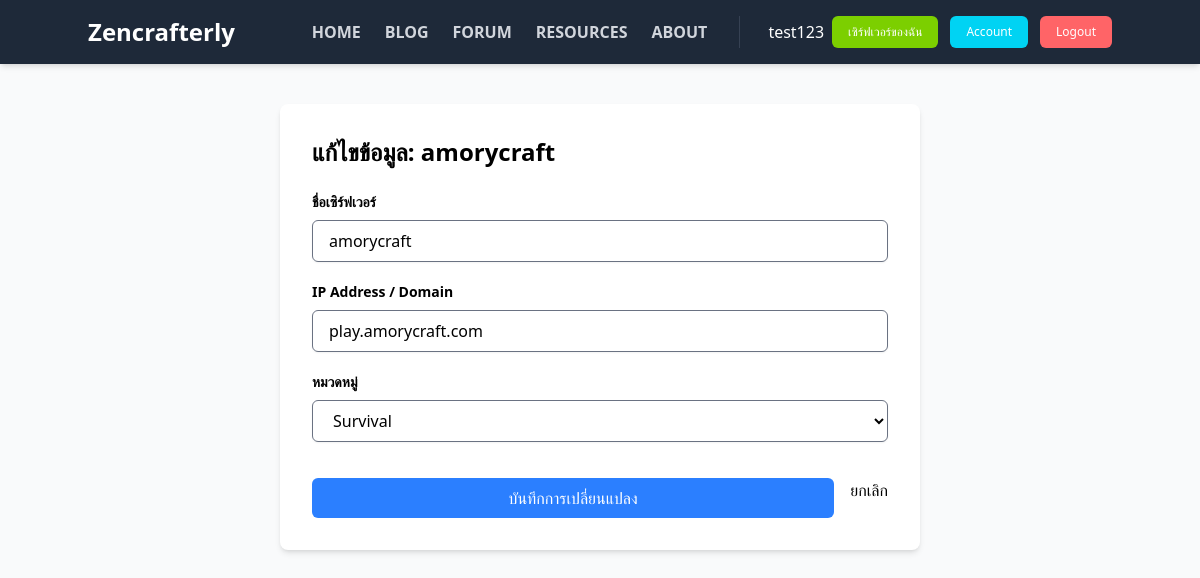
Screenshot of /server/editServer.php?id=16 (signed in) with the database file from the repository.
### tables this page shows
CREATE TABLE `servers` (
  `serverId` int NOT NULL,
  `userId` int NOT NULL,
  `serverName` varchar(255) NOT NULL,
  `serverIP` varchar(255) NOT NULL,
  `serverVersion` varchar(50) NOT NULL,
  `serverCategory` varchar(100) NOT NULL,
  `serverDescription` text,
  `serverImage` varchar(255) DEFAULT NULL,
  `votes` int NOT NULL DEFAULT '0',
  `status` enum('pending','approved','rejected','') NOT NULL DEFAULT 'pending',
  `createdAt` timestamp NOT NULL DEFAULT CURRENT_TIMESTAMP,
  `updatedAt` timestamp NULL DEFAULT CURRENT_TIMESTAMP ON UPDATE CURRENT_TIMESTAMP
);

### server/editServer.php (the view, shortened to what this page needs)
<?php
require_once("../system/conn.php");
$userId = $_SESSION['userId'];
$serverId = $_GET['id'] ?? null;
$stmt = $conn->prepare("SELECT * FROM servers WHERE serverId = :sid AND userId = :uid");
$stmt->execute([':sid' => $serverId, ':uid' => $userId]);
$server = $stmt->fetch(PDO::FETCH_ASSOC);
?>
<!DOCTYPE html>
<html lang="en">
<head>
    <link rel="stylesheet" href="../css/output.css">
</head>
<body class="bg-gray-50">
    <?php include_once("../components/header-navbar.php"); ?>
    <div class="max-w-2xl mx-auto px-4 py-10">
        <div class="card-white p-8">
            <h2 class="text-2xl font-bold mb-6">แก้ไขข้อมูล: <?= htmlspecialchars($server['serverName']) ?></h2>
            <form action="" method="post" class="space-y-5">
                <div>
                    <label class="block text-sm font-bold mb-2">ชื่อเซิร์ฟเวอร์</label>
                    <input type="text" name="serverName" class="input-form w-full" value="<?= htmlspecialchars($server['serverName']) ?>" required>
                </div>
                <div>
                    <label class="block text-sm font-bold mb-2">IP Address / Domain</label>
                    <input type="text" name="serverIP" class="input-form w-full" value="<?= htmlspecialchars($server['serverIP']) ?>" required>
                </div>
                <div>
                    <label class="block text-sm font-bold mb-2">หมวดหมู่</label>
                    <select name="serverCategory" class="input-form w-full">
                        <option value="Survival" <?= $server['serverCategory'] == 'Survival' ? 'selected' : '' ?>>Survival</option>
                    </select>
                </div>
                <div class="flex gap-4 pt-4">
                    <button type="submit" class="btn-blue-500 flex-1">บันทึกการเปลี่ยนแปลง</button>
                    <a href="myServers.php" class="btn-gray-500 text-center">ยกเลิก</a>
                </div>
            </form>
        </div>
    </div>
</body>
</html>

### rows the page displays
servers: serverName "amorycraft", serverIP "play.amorycraft.com", serverCategory "Survival"

### other values shown
$_SESSION['username'] "test123"
